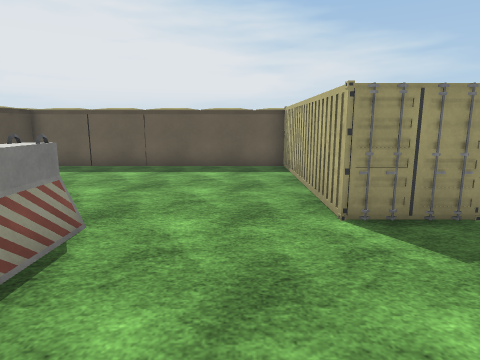
view 1 (above)

20 first-person views from a walk through a 3-D level made in the Unity game engine. The camera is 1.5 m above the floor, tilts 10° down and sees 75° across. The floor is counted in squares, 1 m on a side. Each view is taken from the middle of a square. On the plan, view 1 faces up. The plan holds only what a view shows up to about 15 squares ahead; the rest is blank. The place goes on beyond the plan. Surface patterns are stand-ins for the level's own textures.

view 2
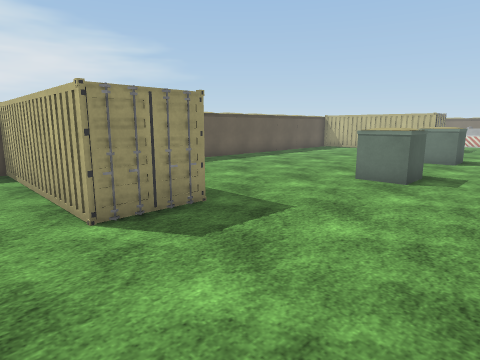

view 3
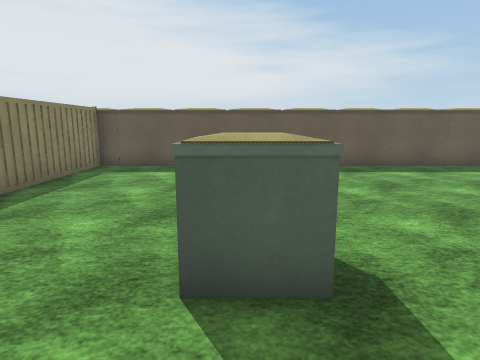

view 4
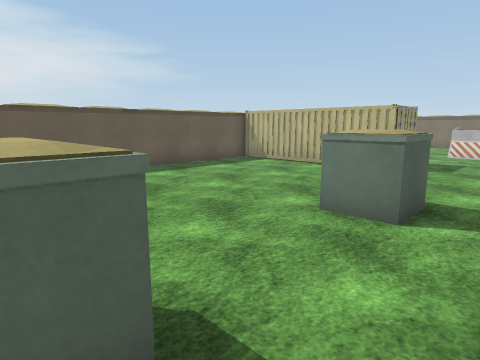

view 5
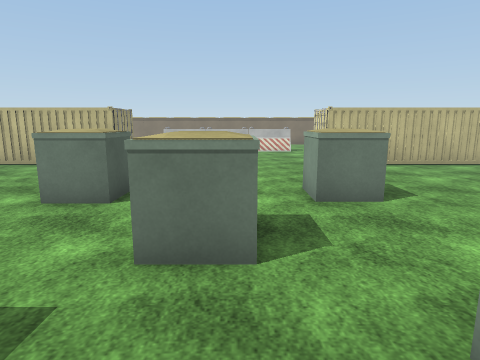

view 6
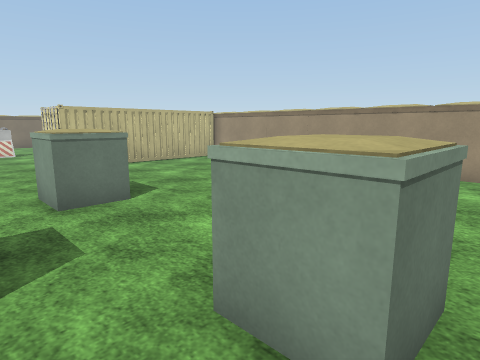

view 7
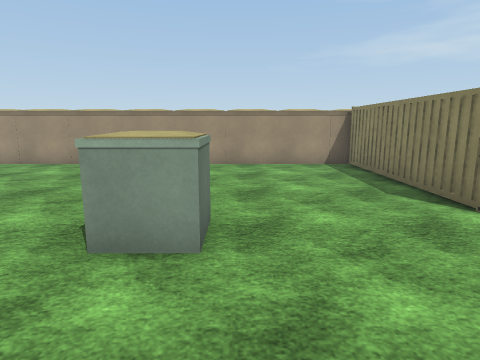

view 8
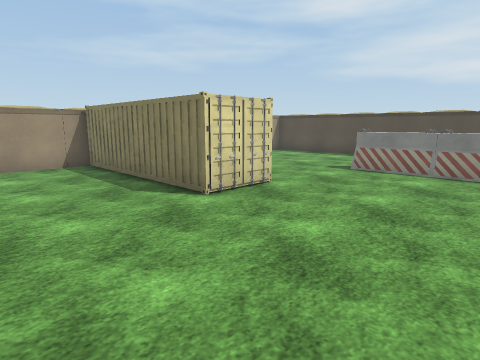

view 9
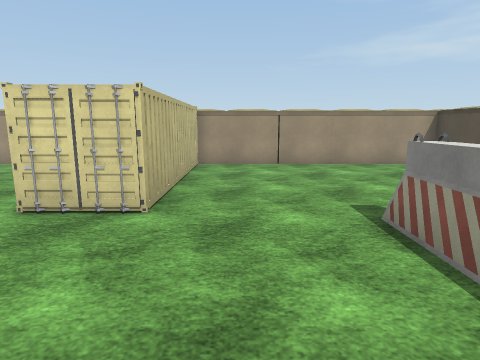

view 10
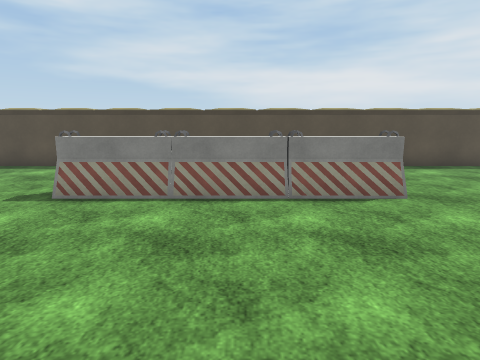

view 11
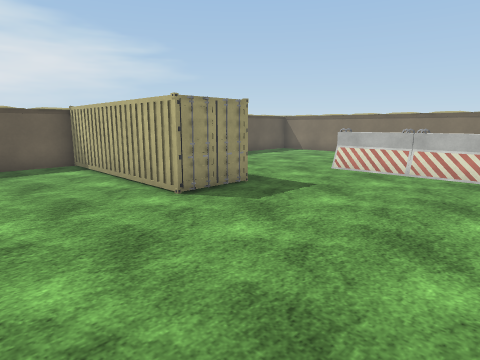

view 12
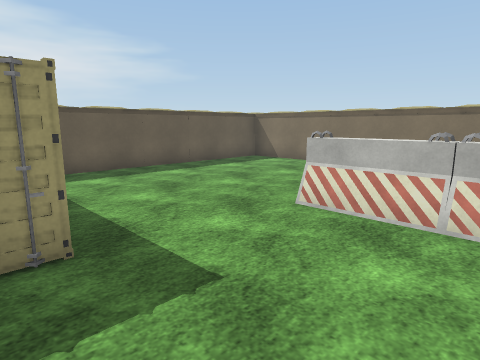

view 13
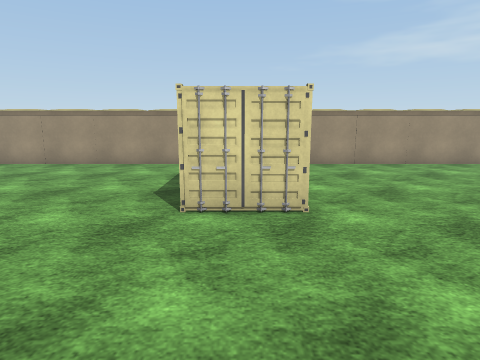

view 14
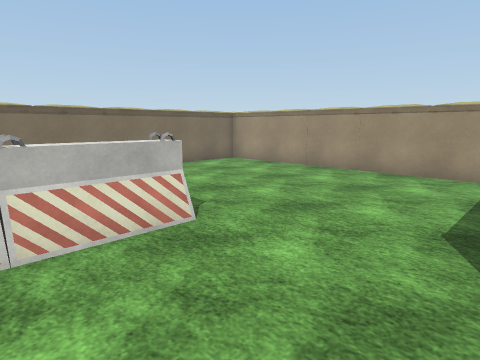

view 15
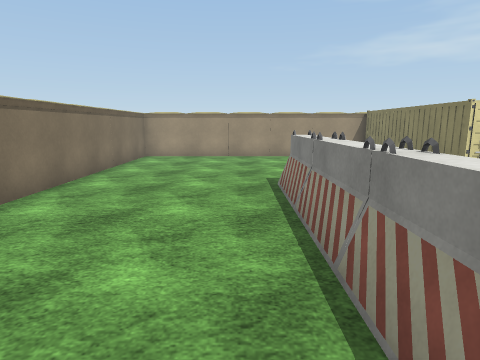

view 16
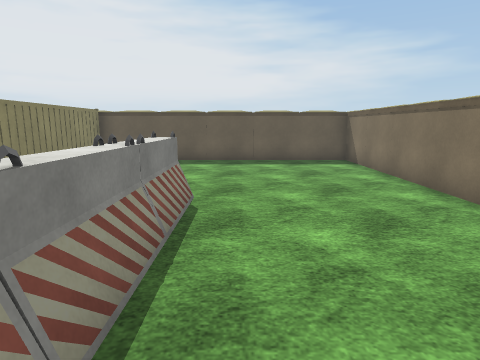

view 17
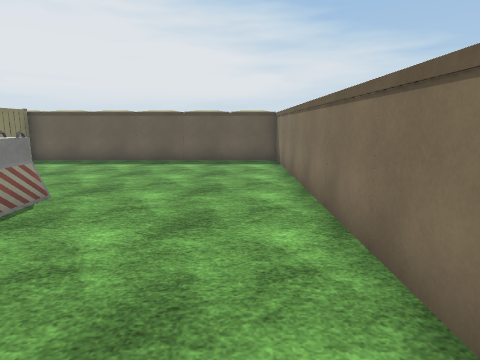

view 18
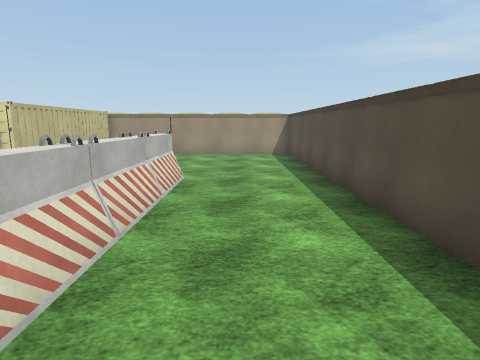

view 19
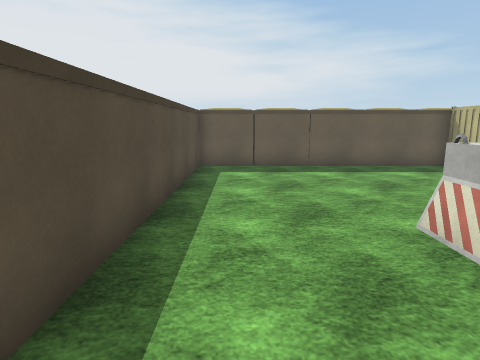

view 20
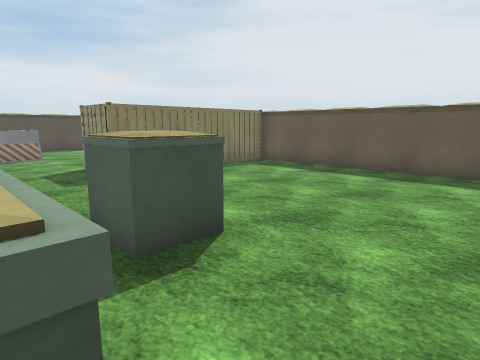

### Floor plan
Key: @ floor where view 1 was taken; # wall or solid block; . floor; ^ raised ledge; C container; B barricade.
Columns run from 8 left of view 1 to 33 right of it. Each row starts with its distance up from view 1.
 12 ##########################################
 11 #.........C C...............C C..........#
 10 #.........C C...............C C..........#
  9 #.........C C...............C C..........#
  8 #.........C C...............C C..........#
  7 #.........C C...............C C..........#
  6 #.........C C...............C C..........#
  5 #.........CCC...............CCC..........#
  4 #....B...........^....^^..........BB.....#
  3 #....B...........^^...^^..........BB.....#
  2 #....B............................BB.....#
  1 #....B.............^^.............BB.....#
  0 #....B..@..........^^.............BB.....#
 -1 #....B............................BB.....#
 -2 #....B...........^^...^^..........BB.....#
 -3 #....B....CC.....^.....^....CCC...BB.....#
 -4 #.........C C..... .........C C..........#
 -5 #.........C C..... .........C C..........#
 -6 #.........C C.....  ........C C..........#
 -7 #.........C C.....   .......C C..........#
 -8 #.........C C.....   .......C C..........#
 -9 #.........C C.....  ........C C..........#
-10 ########### ################# ############

Where each view was taken, in squares from view 1:
view 1: 0 up, 0 right, facing up
view 2: 0 up, 0 right, facing up-right
view 3: 0 up, 9 right, facing up
view 4: 1 up, 9 right, facing up-right
view 5: 0 up, 8 right, facing right
view 6: 0 up, 8 right, facing down-right
view 7: 2 up, 8 right, facing down
view 8: 2 up, 8 right, facing down-left
view 9: 2 up, 0 right, facing down
view 10: 1 up, 4 right, facing left
view 11: 1 down, 16 right, facing up-right
view 12: 1 up, 21 right, facing up-right
view 13: 2 up, 21 right, facing down
view 14: 0 up, 22 right, facing down-right
view 15: 5 up, 28 right, facing down
view 16: 2 down, 28 right, facing up
view 17: 2 down, 31 right, facing up
view 18: 6 up, 5 left, facing down
view 19: 0 up, 6 left, facing up
view 20: 1 up, 13 right, facing up-left
